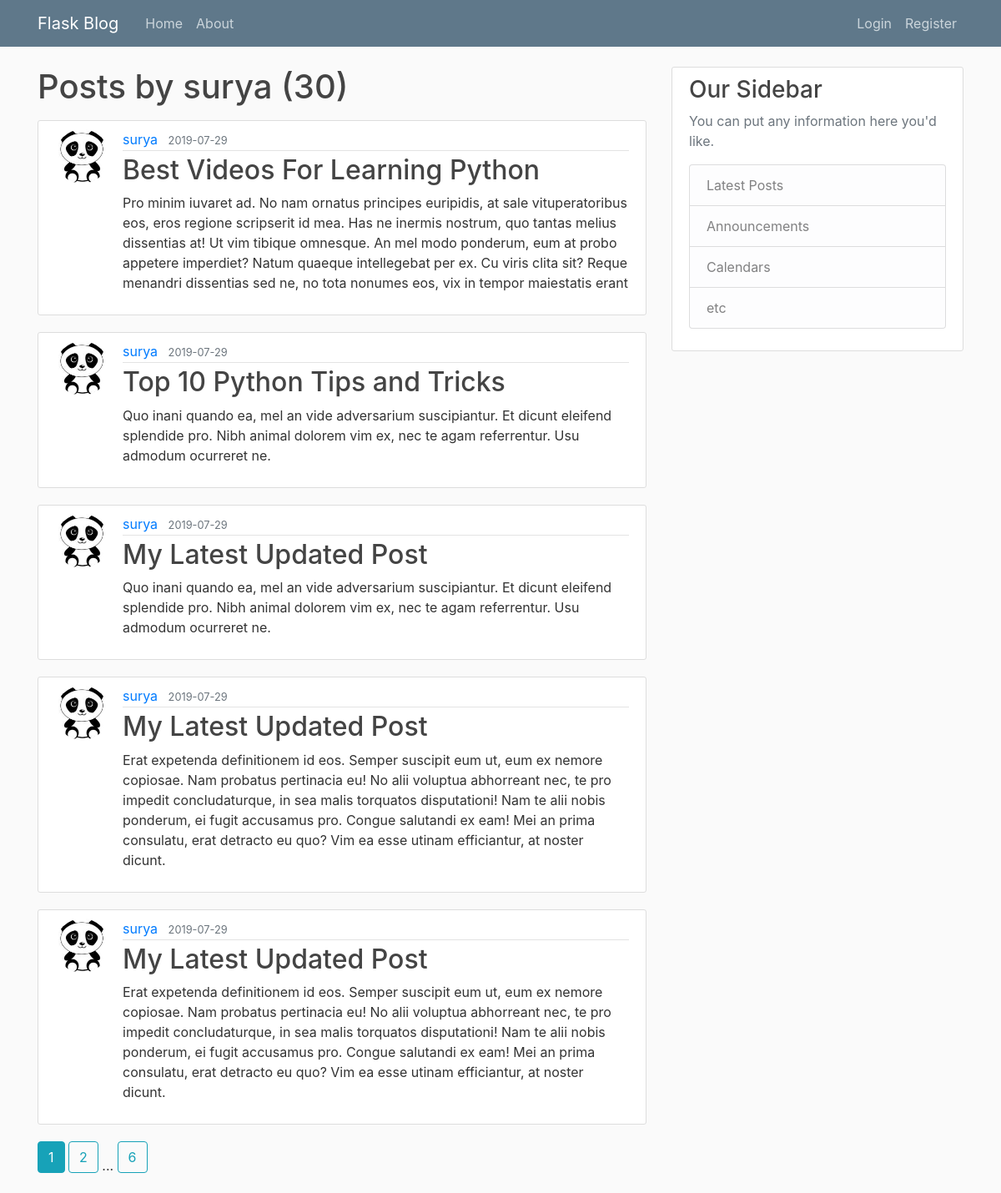
Page /user/surya on the committed database.
### Flask_blog/models.py (models this page shows, shortened)
class User(db.Model, UserMixin):
    id = db.Column(db.Integer, primary_key=True)
    username = db.Column(db.String(20), unique=True, nullable=False)
    email = db.Column(db.String(120), unique=True, nullable=False)
    image_file = db.Column(db.String(20), nullable=False, default='default.jpg')
    password = db.Column(db.String(60), nullable=False)
    posts = db.relationship('Post', backref='author', lazy=True)

class Post(db.Model):
    id = db.Column(db.Integer, primary_key=True)
    title = db.Column(db.String(100), nullable=False)
    date_posted = db.Column(db.DateTime, nullable=False, default=datetime.utcnow)
    content = db.Column(db.Text, nullable=False)
    user_id = db.Column(db.Integer, db.ForeignKey('user.id'), nullable=False)

### Flask_blog/routes.py (the view)
@app.route('/user/<string:username>')
def user_posts(username):
    page = request.args.get('page', 1, type=int)
    user = User.query.filter_by(username=username).first_or_404()
    posts = Post.query.filter_by(author=user).order_by(Post.date_posted.desc()).paginate(page=page, per_page=5)
    return render_template('user_posts.html', posts=posts, user=user)

### Flask_blog/templates/user_posts.html
{% extends "layout.html" %}
{% block content %}
     <h1 class="mb-3">Posts by {{ user.username }} ({{ posts.total }})</h1>
     {% for post in posts.items %}
         <article class="media content-section">
          <img class="rounded-circle article-img" src="{{ url_for('static', filename='profile_pics/' + post.author.image_file) }}">
	  <div class="media-body">
	    <div class="article-metadata">
	      <a class="mr-2" href="{{ url_for('user_posts', username=post.author.username) }}">{{ post.author.username }}</a>
	      <small class="text-muted">{{ post.date_posted.strftime('%Y-%m-%d') }}</small>
	    </div>
	    <h2><a class="article-title" href="{{ url_for('post', post_id=post.id) }}">{{ post.title }}</a></h2>
	    <p class="article-content">{{ post.content }}</p>
	  </div>
	</article>
     {% endfor %}
     {% for page_num in posts.iter_pages(left_edge=1, right_edge=1, left_current=1, right_current=2) %}
        {% if page_num %}
           {% if posts.page == page_num %}
              <a class="btn btn-info mb-4" href="{{ url_for('user_posts', username=user.username, page=page_num) }}">{{ page_num }}</a>
           {% else %}
              <a class="btn btn-outline-info mb-4" href="{{ url_for('home', username=user.username, page=page_num) }}">{{ page_num }}</a>
           {% endif %}
        {% else %}
           ...
        {% endif %}
     {% endfor %}
{% endblock content %}

### Flask_blog/static/main.css (style rules this page uses)
body { background: #fafafa; color: #333333; margin-top: 5rem; }
h1, h2, h3, h4, h5, h6 { color: #444444; }
.content-section { background: #ffffff; padding: 10px 20px; border: 1px solid #dddddd; border-radius: 3px; margin-bottom: 20px; }
.article-title { color: #444444; }
.article-content { white-space: pre-line; }
.article-img { height: 65px; width: 65px; margin-right: 16px; }
.article-metadata { padding-bottom: 1px; margin-bottom: 4px; border-bottom: 1px solid #e3e3e3 }

### rows in the picture
User: username "surya"
Post: image_file (placeholder picture), author.username "surya", date_posted "2019-07-29", title "Best Videos For Learning Python", content "Pro minim iuvaret ad. No nam ornatus principes euripidis, at sale vituperatoribus eos, eros regione scripserit id mea. Has ne inermis nostrum, quo tantas melius dissentias at! Ut vim tibique omnesque. An mel modo ponderum, eum at probo appetere imperdiet? Natum quaeque intellegebat per ex. Cu viris clita sit? Reque menandri dissentias sed ne, no tota nonumes eos, vix in tempor maiestatis erant"
Post: image_file (placeholder picture), author.username "surya", date_posted "2019-07-29", title "Top 10 Python Tips and Tricks", content "Quo inani quando ea, mel an vide adversarium suscipiantur. Et dicunt eleifend splendide pro. Nibh animal dolorem vim ex, nec te agam referrentur. Usu admodum ocurreret ne."
Post: image_file (placeholder picture), author.username "surya", date_posted "2019-07-29", title "My Latest Updated Post", content "Quo inani quando ea, mel an vide adversarium suscipiantur. Et dicunt eleifend splendide pro. Nibh animal dolorem vim ex, nec te agam referrentur. Usu admodum ocurreret ne."
Post: image_file (placeholder picture), author.username "surya", date_posted "2019-07-29", title "My Latest Updated Post", content "Erat expetenda definitionem id eos. Semper suscipit eum ut, eum ex nemore copiosae. Nam probatus pertinacia eu! No alii voluptua abhorreant nec, te pro impedit concludaturque, in sea malis torquatos disputationi! Nam te alii nobis ponderum, ei fugit accusamus pro. Congue salutandi ex eam! Mei an prima consulatu, erat detracto eu quo? Vim ea esse utinam efficiantur, at noster dicunt."
Post: image_file (placeholder picture), author.username "surya", date_posted "2019-07-29", title "My Latest Updated Post", content "Erat expetenda definitionem id eos. Semper suscipit eum ut, eum ex nemore copiosae. Nam probatus pertinacia eu! No alii voluptua abhorreant nec, te pro impedit concludaturque, in sea malis torquatos disputationi! Nam te alii nobis ponderum, ei fugit accusamus pro. Congue salutandi ex eam! Mei an prima consulatu, erat detracto eu quo? Vim ea esse utinam efficiantur, at noster dicunt."

### other values in the picture
{{ posts.total }} "30"
{{ page_num }} "1"
{{ page_num }} "2" "6"
